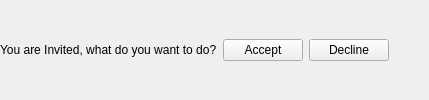
      <widget class="QWidget" name="mInvitationBar" native="true">
       <layout class="QHBoxLayout" name="horizontalLayout_10">
        <property name="margin">
         <number>0</number>
        </property>
        <item>
         <widget class="QLabel" name="label_7">
          <property name="text">
           <string comment="@info">You are Invited, what do you want to do?</string>
          </property>
         </widget>
        </item>
        <item>
         <widget class="QPushButton" name="mAcceptInvitationButton">
          <property name="toolTip">
           <string comment="@info:tooltip">Accept the invitation</string>
          </property>
          <property name="whatsThis">
           <string comment="@info:whatsthis">Click this button to accept the invitation.</string>
          </property>
          <property name="text">
           <string comment="@action:button Accept an invitation">Accept</string>
          </property>
         </widget>
        </item>
        <item>
         <widget class="QPushButton" name="mDeclineInvitationButton">
          <property name="text">
           <string comment="@action:button decline an invitation">Decline</string>
          </property>
         </widget>
        </item>
        <item>
         <spacer name="horizontalSpacer_13">
          <property name="orientation">
           <enum>Qt::Horizontal</enum>
          </property>
          <property name="sizeHint" stdset="0">
           <size>
            <width>40</width>
            <height>20</height>
           </size>
          </property>
         </spacer>
        </item>
       </layout>
      </widget>
